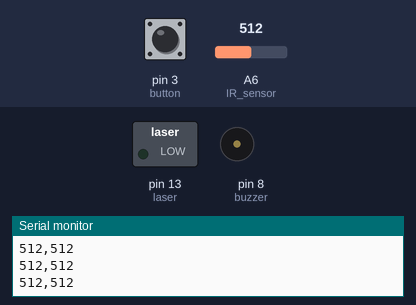
Recording of a sketch running on a simulated Arduino Nano, built with avr-gcc and run on an emulated ATmega328P. On the bench: switched loads named in the sketch (green lamp = pin HIGH), buzzer (waves = sounding), the last lines printed to the serial monitor. Inputs (shaded band) come from the test bench; at power-on: A6 (IR_sensor) = 512, pin 3 (button) HIGH.

Above: at 1.2 s.
1.3 s: A6 (IR_sensor) set to 470
2.8 s: A6 (IR_sensor) set to 451
At 3.8 s:
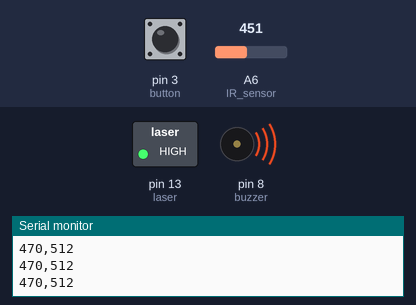
4.3 s: A6 (IR_sensor) set to 511
At 4.98 s:
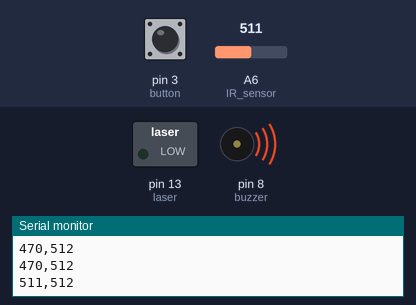
Timing chart, 0 to 7.3 s (numbered marks = the images above; inputs shaded):
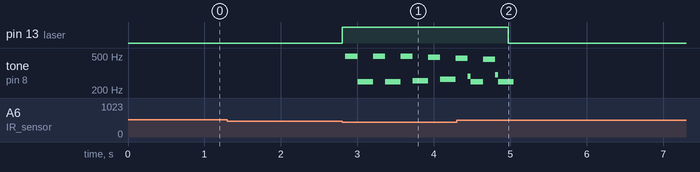

Measured:
- the behaviour switches between 461 and 460 on A6 (IR_sensor) (found by bisection; images 0 and 1)
- after the input at 2.8 s, pin 13 (laser): LOW → HIGH at once; tone on pin 8 (buzzer): plays 496 Hz for 0.16 s, 249 Hz for 0.20 s, 496 Hz for 0.16 s, 249 Hz for 0.20 s, 496 Hz for 0.16 s, 255 Hz for 0.20 s … (9 notes in this stretch), starting after 0.05 s
- after the input at 4.3 s, pin 13 (laser): HIGH → LOW after 0.67 s

The sketch:

laser-cat-removal.ino
```cpp
/*
 * Laser-Cat Removal
 * John Webster
 * 11-20-17
 */
 /*
  * Button cnxns:
  * S  -----> -
  * DIO, GND, VCC
  */

  unsigned char i,j;// Define the variable
int button = 3;
int laser = 13;
int buzzer = 8;
//IR trip = "A6";

bool alarmState = 0;
bool state = 0;
int noObjectState = 0;

void setup() {
  // put your setup code here, to run once:
  Serial.begin(9600);
  pinMode(button, INPUT);
  pinMode(A6, INPUT); //IR sensor
  pinMode(laser, OUTPUT);
  pinMode(buzzer, OUTPUT);

  while (digitalRead(button)==LOW);
  noObjectState = analogRead(A6); //calibrate

  Serial.println("READY!");
  Serial.println(noObjectState);

}

void loop() {
  // put your main code here, to run repeatedly:
  Serial.print(analogRead(A6));
  Serial.print(",");
  Serial.println(noObjectState);

  //replace next if with
   while (analogRead(A6) < noObjectState*0.9){
     digitalWrite(laser, HIGH);
     alarm(2);
   }
   digitalWrite(laser, LOW);
  /*
  state = analogRead(A6);

  if (state < (noObjectState*0.9)){
    while (analogRead(A6) < noObjectState*0.9){
      digitalWrite(laser, HIGH);
      alarm(2);
    }
  }else {
    digitalWrite(laser, LOW);
  }
*/
  //delay(20);
}

void alarm(int length){
   for (int k=0; k< length; k++){
      for(i=0;i<80;i++)// Wen a frequency sound
      {
        digitalWrite(buzzer,HIGH);// Sound
        delay(1);//delay 1ms
        digitalWrite(buzzer,LOW);//Not sound
        delay(1);// delay 1ms
      }
      for(i=0;i<50;i++)// Wen out another frequency sound
      {
        digitalWrite(buzzer,HIGH);// Sound
        delay(2);//delay 2ms
        digitalWrite(buzzer,LOW);// Not sound
        delay(2);//delay 2ms
      }
   }
}
```
